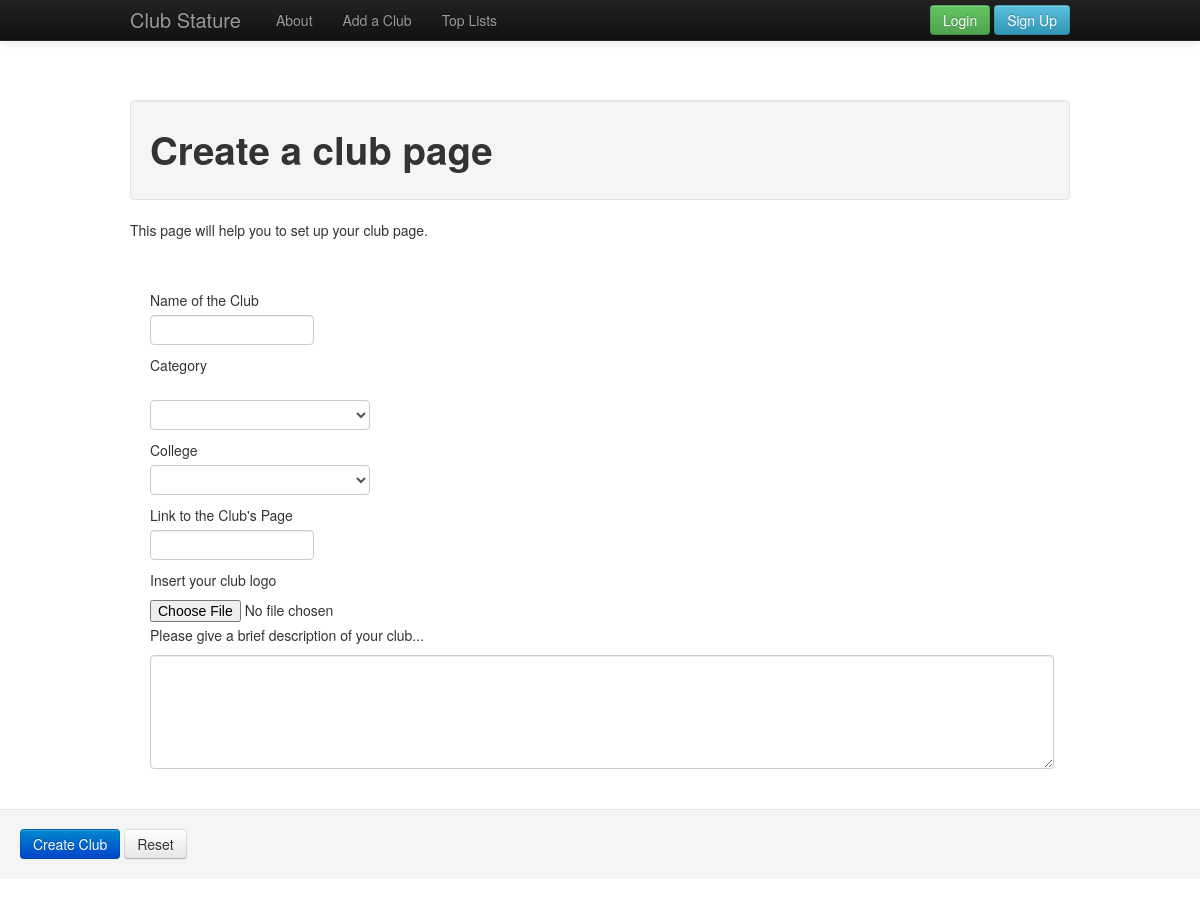
/addClub.php, run on the app's committed database.
### tables this page shows
CREATE TABLE IF NOT EXISTS `menu` (
  `id` int(11) NOT NULL AUTO_INCREMENT,
  `menu_name` varchar(30) NOT NULL,
  `slug` varchar(30) NOT NULL,
  `position` int(3) NOT NULL,
  PRIMARY KEY (`id`)
);

### includes/sessions.php (called while the page is built, shortened)
<?php
    function loggedIn(){
        return isset($_SESSION['userId']);
    }
?>

### addClub.php (the view, shortened to what this page needs)
<?php require_once("includes/sessions.php"); ?>
<?php require_once("includes/connection.php"); ?>
<?php require_once("includes/functions.php"); ?>
<?php include("includes/header.php"); ?>
<?php
  $nav = printNav(true);
  echo $nav;
?>
<div class="wrapper">
      <div class="container">
        <div class="well">
          <h1>Create a club page</h1>
        </div>
        <div class="row">
          <div class="span5">
            <p>This page will help you to set up your club page.</p>
          </div>
          <div class="span8">
            <div class="container-fluid">
              <br>
              <br>
              <form method="post" action="clubcreated.php" enctype="multipart/form-data">
                  <label>Name of the Club</label>
                  <input name="clubName" type="text" class="input-medium" required>
                  <label>Category</label>
                  <br>
		  <?php
		  $output = "<select name =\"category\">";
		  $output.= "<option></option> ";
		  $resultSet = getData("categoryname","category");
		  while($row = mysql_fetch_array($resultSet)){
		  	  $output .= "<option>{$row['category']}</option>";
		  }
		  $output .= " </select>";
		  echo $output;
		  ?>
                  <label>College</label>
		<?php
		$output = "<select name =\"college\">";
		$output.= "<option></option> ";
		$resultSet = getData("colleges","name");
		    while($row = mysql_fetch_array($resultSet)){
		$output .= "<option>{$row['name']}</option>";
		}
		$output .= " </select>";
		echo $output;
		?>
                  <label>Link to the Club's Page</label>
                  <input name="url" type="text" class="input-medium" required>
                  <label>Insert your club logo </label>
                  <input type="file" name="file" id="file">
                  <p>Please give a brief description of your club...</p>
                  <div class="drag-mask" data-ds-form="textarea" style="width: 904px; height: 114px;">
                    <textarea name="description" style="margin: 0px -322px 10px 0px; width: 904px; height: 114px;"
                    class="input-block-level" required></textarea>
              </div>
            </div>
          </div>
        </div>
      </div>
      <div class="form-actions">
        <input type="submit" class="btn btn-primary" value="Create Club" name="clubSubmitted">
        <input type="reset" class="btn" value="Reset">
      </div>
    </div>
<?php include("includes/footer.php"); ?>

### includes/functions.php (shortened to what this page needs)
<?php
    function getNavItems() {
        global $connection;
        $query = "SELECT * FROM menu ORDER BY position;";
        $menu_set = mysql_query($query, $connection);
        return $menu_set;
    }
    function printNav($public = true){
        $output = "";
        $output .= "<div class=\"navbar navbar-inverse navbar-fixed-top\">
                    <div class=\"navbar-inner\">
                    <div class=\"container\">
                    <a class=\"brand\" href=\"index.php\">";
        $output .= NAME;
        $output .= "</a>";
        if($public == true){
            $output .= "<div class=\"navbar-content\">
                                <ul class=\"nav\">";
            $menuSet = getNavItems();
            while($menuItem = mysql_fetch_array($menuSet)){
                $output .= "<li><a href = \"{$menuItem['slug']}\">{$menuItem['menu_name']}</a></li>";
              }
            $output .= "</ul>
                        </div>";
            if(loggedIn()){
                $userDetails = getUserInfo($_SESSION['userId']);
                $output .= "<div class=\"btn-group pull-right\">
                            <h3 class=\"user dopdown-toggle\" data-toggle=\"dropdown\"> <i class=\"icon-user icon-white\"></i>{$userDetails['username']}</h3>
                            <ul class=\"dropdown-menu\">
                            <li><a href=\"changePassword.php\">Change Password</a></li>
                            <li><a href=\"deleteAccount.php\"><i class=\"icon-trash\"></i> Delete Account </a></li>
                            <li class=\"divider\"></li>
                            <li><a href=\"logout.php\"><i class=\"icon-off\"></i> Log Out</a></li>
                            </ul>
                            </div>";
            }
            else{
                $output .= "<div class = \"pull-right\">
                            <a href = \"login.php\" class = \"btn btn-success\">Login</a>
                            <a href = \"signup.php\" class = \"btn btn-info\">Sign Up</a>
                            <div>";
            }
            $output .= "</div>
                        </div>
                        </div>
                        </div>
                        </div>";
        }
        else{
            $output .= "</div>
                        </div>
                        </div>";
        }
        return $output;
    }
    function getData($tableName,$fieldName = "*",$conditionField = NULL,$conditionValue = NULL){
      global $connection;
      if(($conditionValue!=NULL)&&($conditionField!=NULL)){
        $query = "SELECT {$fieldName} FROM {$tableName} WHERE {$conditionField} = '{$conditionValue}';";
      }
      else{
        $query = "SELECT {$fieldName} FROM {$tableName};";
      }
      $resultSet = mysql_query($query,$connection);
      return $resultSet;
   }
?>

### css/custom.css (style rules this page uses)
.wrapper { padding-top: 100px; }

### data on the page
menu: menu_name "About"
menu: menu_name "Add a Club"
menu: menu_name "Top Lists"

### other printed values
$nav "Club Stature"
